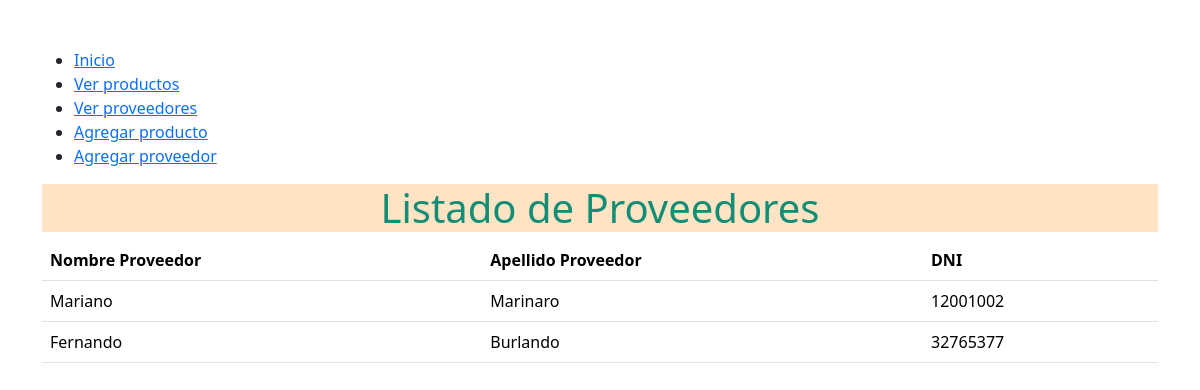
Screenshot of /suppliers/ with the database file from the repository.
### compras/models.py (models this page shows, shortened)
class Proveedor(models.Model):
    nombrePro = models.CharField(max_length = 45)
    apellidoPro = models.CharField(max_length = 45)
    dni = models.CharField(max_length = 45)

### compras/views.py (the view)
# urls.py: path('suppliers/', views.suppliers, name="suppliers"),
def suppliers(request):
    print('ver todos los proveedores')
    proveedores = Proveedor.objects.all()
    return render(request, 'proveedores.html', {'proveedores': proveedores})

### compras/templates/proveedores.html (shortened to what this page needs)
{% load static %}
<!DOCTYPE html>
<html lang="es">
<head>
    <link href="https://cdn.jsdelivr.net/npm/bootstrap@5.3.3/dist/css/bootstrap.min.css" rel="stylesheet">
    <link href="https://cdn.jsdelivr.net/npm/bootstrap-icons/font/bootstrap-icons.css" rel="stylesheet">
    <link rel="stylesheet" type="text/css" href="{% static 'css/mystyle.css' %}">
</head>
<body>
    <div class="container mt-5">
        {% include 'includes/navbar.html' %}
        <h1>Listado de Proveedores</h1>
        <table class="table">
            <thead>
                <tr>
                    <th scope="col">Nombre Proveedor</th>
                    <th scope="col">Apellido Proveedor</th>
                    <th scope="col">DNI</th>
                </tr>
            </thead>
            <tbody>
                {% for proveedor in proveedores %}
                <tr>
                    <td>{{ proveedor.nombrePro }}</td>
                    <td>{{ proveedor.apellidoPro }}</td>
                    <td>{{ proveedor.dni }}</td>
                </tr>
                {% endfor %}
            </tbody>
        </table>
    </div>
</body>
</html>

### static/css/mystyle.css (style rules this page uses)
h1 { color: #138D75; text-align: center; background-color: bisque; }

### rows the page displays
Proveedor: nombrePro "Mariano", apellidoPro "Marinaro", dni "12001002"
Proveedor: nombrePro "Fernando", apellidoPro "Burlando", dni "32765377"
